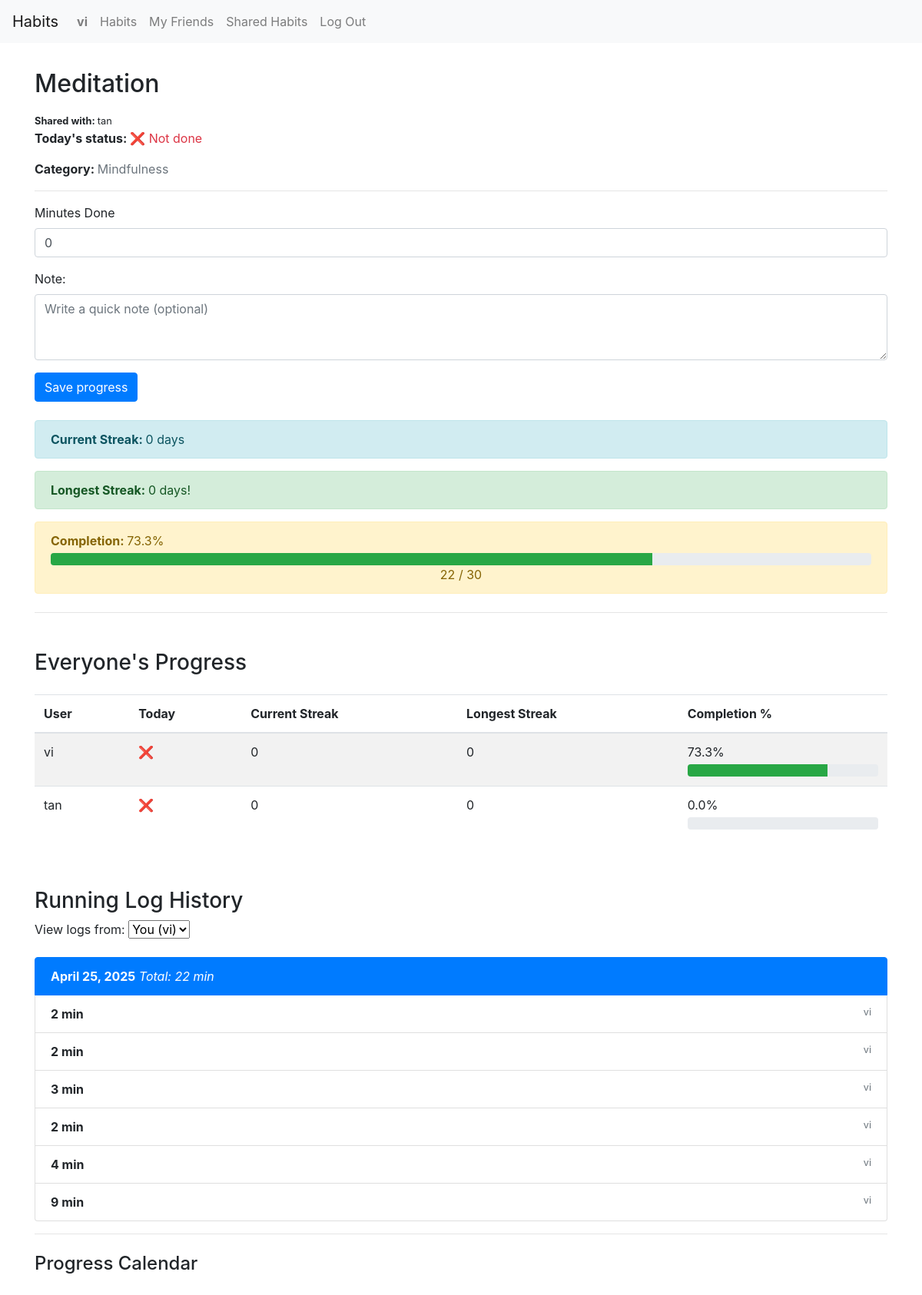
The page /habit/6/ (signed in) on the database its author committed.
### tracker/models.py (models this page shows, shortened)
class User(AbstractUser):
    friends = models.ManyToManyField("self", symmetrical=True, blank=True)

class Habit(models.Model):
    name = models.CharField(max_length=100)
    created_at = models.DateField(auto_now_add=True)
    description = models.TextField(blank=True)
    users = models.ManyToManyField(User, related_name="shared_habits")
    owner = models.ForeignKey(User, on_delete=models.CASCADE, related_name="habits_owned", null=True, blank=True)
    target_minutes = models.PositiveIntegerField(default=30)
    category = models.ForeignKey(Category, on_delete=models.CASCADE, related_name='habits')

class Category(models.Model):
    name = models.CharField(max_length=32, unique=True)
    def __str__(self):
        return self.name

class HabitLog(models.Model):
    habit = models.ForeignKey(Habit, on_delete=models.CASCADE, related_name="logs")
    user = models.ForeignKey(User, on_delete=models.CASCADE)
    date = models.DateField(auto_now_add=True)
    completed = models.BooleanField(default=False)
    minutes_done = models.PositiveIntegerField(default=0)
    note = models.TextField(blank=True)
    class Meta:
        ordering = ["-date"]

### tracker/views.py (the view)
# urls.py: path("habit/<int:habit_id>/", views.habit_detail, name="habit_detail"),
@login_required
def habit_detail(request, habit_id):
    habit = get_object_or_404(Habit, id=habit_id, users=request.user)
    if request.user != habit.owner and request.user not in habit.users.all():
        return HttpResponseForbidden("You do not have access to this habit")
    selected_user_id = request.GET.get("user", request.user.id)
    selected_user = get_object_or_404(User, id=selected_user_id)
    logs = HabitLog.objects.filter(habit=habit, user=selected_user).order_by('-date')
    today_minutes = logs.filter(date=date.today()).aggregate(Sum("minutes_done"))["minutes_done__sum"] or 0
    today_done = today_minutes >= habit.target_minutes
    today_completion = round((today_minutes / habit.target_minutes) * 100, 1) if habit.target_minutes else 0
    streak_data = get_streaks_and_progress(selected_user, habit) or {
        "current_streak": 0,
        "longest_streak": 0,
        "completion_percent": 0,
    }
    if request.method == 'POST':
        if selected_user == request.user:
            form = HabitLogForm(request.POST)
            if form.is_valid():
                note = form.cleaned_data['note']
                minutes_done = form.cleaned_data["minutes_done"]
                total_today = HabitLog.objects.filter(
                    habit=habit,
                    user=request.user,
                    date=date.today(),
                ).aggregate(Sum("minutes_done"))["minutes_done__sum"] or 0
                if minutes_done < 1:
                    form.add_error("minutes_done", "Minutes must be positive")
                elif minutes_done + total_today < total_today:
                    form.add_error("minutes done", f"You have already logged {total_today} minutes today.")
                else:
                    HabitLog.objects.create(
                        habit=habit,
                        user=request.user,
                        date=date.today(),
                        note=note,
                        minutes_done=minutes_done,
                    )
                return redirect('habit_detail', habit_id=habit.id)
            else:
                form = None
    else:
        if request.user == selected_user:
            form = HabitLogForm()
        else:
            form = None
    logs_by_date = []
    for date_value, group in groupby(logs, key=attrgetter("date")):
        logs_by_date.append({
            "date": date_value,
            "logs": list(group),
        })
    for entry in logs_by_date:
        total = sum(log.minutes_done for log in entry['logs'])
        entry['total_minutes'] = total
    all_users = list({user.id: user for user in [habit.owner] + list(habit.users.all())}.values())
    everyone_progress = []
    for user in all_users:
        logs_for_user = HabitLog.objects.filter(habit=habit, user=user)
        streak = get_streaks_and_progress(user, habit) or {
            "current_streak": 0,
            "longest_streak": 0,
            "completion_percent": 0,
        }
        user_today_minutes = HabitLog.objects.filter(
            habit=habit,
            user=user,
            date=date.today(),
        ).aggregate(Sum('minutes_done'))['minutes_done__sum'] or 0
        today_done = user_today_minutes >= habit.target_minutes
        everyone_progress.append({
            "user": user,
            "current_streak": streak["current_streak"],
            "longest_streak": streak["longest_streak"],
            "completion_percent": streak["completion_percent"],
            "today_done": today_done,
        })
    return render(request, 'tracker/habit_detail.html', {
        "habit": habit,
        "logs_by_date": logs_by_date,
        "today_minutes": today_minutes,
        "today_done": today_done,
        "form": form,
        "today_completion": today_completion,
        "streak": streak_data,
        "shared_users": habit.users.exclude(id=request.user.id),
        "selected_user": selected_user,
        "everyone_progress": everyone_progress,
    })

### tracker/forms.py
class HabitLogForm(forms.ModelForm):
    class Meta:
        model = HabitLog
        fields = ["minutes_done", "note"]
        widgets = {
            "note": forms.Textarea(attrs ={
                "class": "form-control",
                "rows": 3,
                "placeholder": "Write a quick note (optional)",
            }),
            "minutes_done": forms.NumberInput(attrs={
                "class": "form-control",
                "min": 0,
                "max": 180,
            })
        }

### tracker/views.py (called while the page is built)
def get_streaks_and_progress(user, habit):
    logs = HabitLog.objects.filter(user=user, habit=habit)
    start_date = habit.created_at
    target_minutes = habit.target_minutes
    streak_data = calculate_streaks(logs, start_date, target_minutes)
    return streak_data

### tracker/templates/tracker/habit_detail.html (shortened to what this page needs)
{% extends "tracker/layout.html" %}
{% load static %}
{% block body %}
    <div class="container mt-4">
        <h2 class="mb-3">{{ habit.name }}</h2>
        {% if shared_users %}
            <small>
                <strong>Shared with: </strong>
                {% for user in shared_users %}
                    {{ user.username }}{% if not forloop.last %}, {% endif %}
                {% endfor %}
            </small>
        {% endif %}
        <p>
            <strong>Today's status: </strong>
            {% if today_done %}
                <span class="text-success">✅ Done</span>
            {% else %}
                <span class="text-danger">❌ Not done</span>
            {% endif %}
        </p>
        <p>
            <strong>Category: </strong>
            <span class="text-muted">{{ habit.category }}</span>
        </p>
        <hr>
        {% if form %}
            <form method="post" class="mb-4">
                <div class="mb-3">
                    <label for="{{ form.minutes_done.id_for_label }}">Minutes Done</label>
                    {{ form.minutes_done }}
                </div>
                <div class="mb-3">
                    <label for="{{ form.note.id_for_label}}">Note: </label>
                    {{ form.note }}
                </div>
                <button type="submit" id="log-button" class="btn btn-primary">Save progress</button>
            </form>
        {% endif %}
        <div class="mb-4">
            <div class="alert alert-info">
                <strong>Current Streak: </strong>{{ streak.current_streak }} days
            </div>
            <div class="alert alert-success">
                <strong>Longest Streak: </strong>{{ streak.longest_streak }} days!
            </div>
            <div class="alert alert-warning">
                <strong>Completion: </strong><span id="completion">{{ today_completion }}</span>%
                <div class="progress mt-1">
                    <div class="progress-bar bg-success" role="progressbar"
                    style="width: {{ today_completion }}%;"
                    aria-valuenow="{{ today_completion }}" aria-valuemin="0" aria-valuemax="100">
                    </div>
                </div>
                <div class="text-center justify-content-between">
                    {{ today_minutes }} / {{ habit.target_minutes }}
                </div>
            </div>
        </div>
        <hr>
        <h3 class="mt-5">Everyone's Progress</h3>
        <div class="table-responsive">
            <table class="table table-striped mt-3">
                <thead>
                    <tr>
                        <th>User</th>
                        <th>Today</th>
                        <th>Current Streak</th>
                        <th>Longest Streak</th>
                        <th>Completion %</th>
                    </tr>
                </thead>
                <tbody>
                    {% for progress in everyone_progress %}
                        {% if progress.user and progress.user.username %}
                            <tr>
                                <td>{{ progress.user.username }}</td>
                                <td>
                                    {% if progress.today_done %}
                                        <span class="text-success">✅</span>
                                    {% else %}
                                        <span class="text-danger">❌</span>
                                    {% endif %}
                                </td>
                                <td>{{ progress.current_streak }}</td>
                                <td>{{ progress.longest_streak }}</td>
                                <td>
                                    {{ progress.completion_percent }}%
                                    <div class="progress mt-1">
                                        <div class="progress-bar bg-success" role="progressbar" style="width: {{ progress.completion_percent }}%;" aria-valuenow="{{ progress.completion_percent }}" aria-valuemin="0" aria-valuemax="100"></div>
                                    </div>
                                </td>
                            </tr>
                        {% endif %}
                    {% endfor %}
                </tbody>
            </table>
        </div>
        <h3 class="mb-2 mt-5">Running Log History</h3>
        <form method="get" class="mb-3">
            <label for="user">View logs from:</label>
            <select name="user" id="user" onchange="this.form.submit()" class="form-select w-auto d-inline-block ms-2">
                <option value="{{ request.user.id }}" {% if selected_user.id == request.user.id %}selected{% endif %}>
                    You ({{ request.user.username }})
                </option>
            </select>
        </form>
        <ul class="list-group">
            {% for entry in logs_by_date %}
                <li class="list-group-item active">
                    <strong>{{ entry.date }}</strong>
                    {% if entry.total_minutes %}
                        <span><em>Total: {{ entry.total_minutes }} min</em></span>
                    {% endif %}
                </li>
                {% for log in entry.logs %}
                    <li class="list-group-item d-flex justify-content-between">
                        <div>
                            <strong>{{ log.minutes_done }} min</strong>{% if log.note %} - {{ log.note }} {% endif %}
                        </div>
                        <small class="text-muted">{{ log.user.username }}</small>
                    </li>
                {% endfor %}
            {% empty %}
                <li class="list-group-item text-muted">No entries yet.</li>
            {% endfor %}
        </ul>
        <hr>
        <h4 class="mt-4">Progress Calendar</h4>
    </div>
{% endblock %}

### tracker/templates/tracker/layout.html (shortened to what this page needs)
{% load static %}
<!DOCTYPE html>
<html lang="en">
    <head>
        <link rel="stylesheet" href="https://stackpath.bootstrapcdn.com/bootstrap/4.4.1/css/bootstrap.min.css">
        <link href="{% static 'tracker/styles.css' %}" rel="stylesheet">
    </head>
    <body>
        <nav class="navbar navbar-expand-lg navbar-light bg-light">
            <a class="navbar-brand" href="#">Habits</a>
            <div>
              <ul class="navbar-nav mr-auto">
                {% if user.is_authenticated %}
                    <li class="nav-item">
                        <a class="nav-link" href="{% url 'profile_view' request.user %}"><strong>{{ user.username }}</strong></a>
                    </li>
                {% endif %}
                <li class="nav-item">
                  <a class="nav-link" href="{% url 'index' %}">Habits</a>
                </li>
                {% if user.is_authenticated %}
                    <li class="nav-item">
                        <a class="nav-link" href="{% url 'friends_list' %}">My Friends</a>
                    </li>
                    <li class="nav-item">
                        <a class="nav-link" href="{% url 'shared_habits' %}">Shared Habits</a>
                    </li>
                    <li class="nav-item">
                        <a class="nav-link" href="{% url 'logout' %}">Log Out</a>
                    </li>
                {% endif %}
              </ul>
            </div>
          </nav>
        <div class="body">
            {% block body %}
            {% endblock %}
        </div>
    </body>
</html>

### tracker/static/tracker/styles.css (style rules this page uses)
.body { padding: 10px; }

### rows shown on the page
User: username "vi", user.username "vi", current_streak "0", longest_streak "0", completion_percent "73.3", user "You (vi)"
Habit: name "Meditation", category "Mindfulness", target_minutes "30"
User: username "tan", user.username "tan", current_streak "0", longest_streak "0", completion_percent "0.0"
HabitLog: date "April 25, 2025", minutes_done "2", user.username "vi"
HabitLog: minutes_done "2", user.username "vi"
HabitLog: minutes_done "3", user.username "vi"
HabitLog: minutes_done "2", user.username "vi"
HabitLog: minutes_done "4", user.username "vi"
HabitLog: minutes_done "9", user.username "vi"

### other values the page prints
{{ streak.current_streak }} "0"
{{ streak.longest_streak }} "0"
{{ today_minutes }} "22"
{{ entry.total_minutes }} "22"
